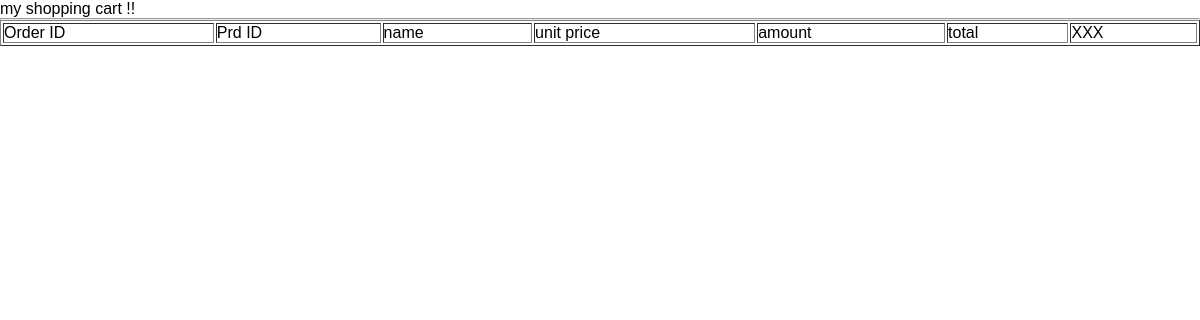
Before: /shop/showOrder.php with the older database file.
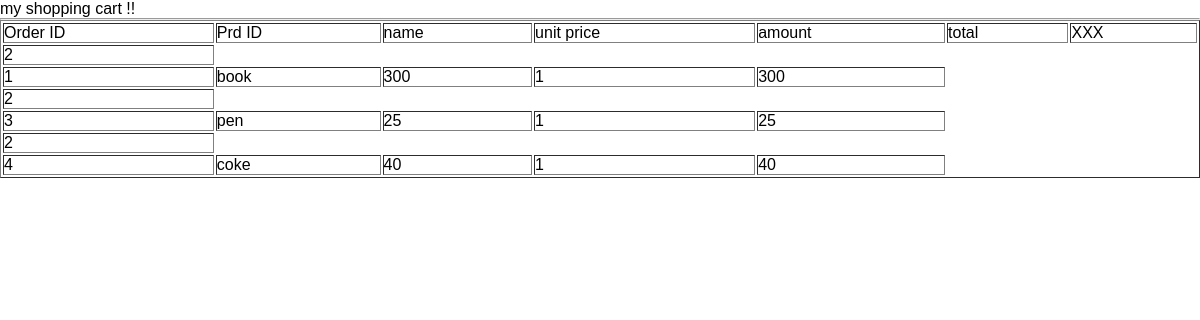
After: the same page with the newer database file.
### tables this page shows
CREATE TABLE `orderitem` (
  `serno` int(11) NOT NULL,
  `oID` int(11) NOT NULL,
  `prdID` int(11) NOT NULL,
  `amount` int(11) NOT NULL
);

CREATE TABLE `product` (
  `prdID` int(11) NOT NULL,
  `name` varchar(20) NOT NULL,
  `price` int(11) NOT NULL
);

### shop/orderModel.php (called while the page is built, shortened)
<?php
require_once("dbconfig.php");
function getOrderList()
{
    global $db;
    $sql = "select orderitem.*, product.name, product.price from orderitem, product where orderitem.prdID=product.prdID order by oID, prdID";
    $stmt = mysqli_prepare($db, $sql);
    mysqli_stmt_execute($stmt);
    $result = mysqli_stmt_get_result($stmt);
    return $result;
}
?>

### shop/showOrder.php (the view, shortened to what this page needs)
<?php
require("orderModel.php");
$result=getOrderList();
?>
<!DOCTYPE html PUBLIC "-//W3C//DTD XHTML 1.0 Transitional//EN" "http://www.w3.org/TR/xhtml1/DTD/xhtml1-transitional.dtd">
<html xmlns="http://www.w3.org/1999/xhtml">
<head>
<link rel="stylesheet" type="text/css" href="main.css">
</head>
<body>
<p>my shopping cart !!</p>
<hr />
<table width="200" border="1" class="">
  <tr>
    <td>Order ID</td>
    <td>Prd ID</td>
    <td>name</td>
    <td>unit price</td>
    <td>amount</td>
    <td>total</td>
<td>XXX</td>
  </tr>
<?php
while (	$rs = mysqli_fetch_assoc($result)) {
	echo "<tr><td>" , $rs['oID'] ,
    "<tr><td>" , $rs['prdID'] ,
	"</td><td>" , $rs['name'],
	"</td><td>" , $rs['price'],
	"</td><td>" , $rs['amount'],
	"</td><td>" , $rs['price'] * $rs['amount'],
    "</td></tr>";
}
?>
</table>
</body>
</html>

### main.css (style rules this page uses)
* { margin: 0px; padding: 0px; box-sizing: border-box; }
body, html { height: 100%; font-family: sans-serif; }
p { margin: 0px; }
table { width: 100%; background-color: #fff; }
th, td { font-weight: unset; padding-right: 10px; }

Changed rows visible on the page:
added orderitem: oID "2", prdID "1", prdID.name "book", prdID.price "300", amount "1", $rs['price']*$rs['amount'] "300"
added orderitem: oID "2", prdID "3", prdID.name "pen", prdID.price "25", amount "1", $rs['price']*$rs['amount'] "25"
added orderitem: oID "2", prdID "4", prdID.name "coke", prdID.price "40", amount "1", $rs['price']*$rs['amount'] "40"
